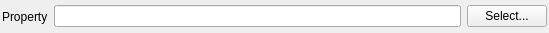
<?xml version="1.0" encoding="UTF-8"?>
<ui version="4.0">
 <class>OutputPathWidget</class>
 <widget class="QFrame" name="OutputPathWidget">
  <property name="geometry">
   <rect>
    <x>0</x>
    <y>0</y>
    <width>549</width>
    <height>33</height>
   </rect>
  </property>
  <layout class="QHBoxLayout" name="horizontalLayout">
   <property name="leftMargin">
    <number>2</number>
   </property>
   <property name="topMargin">
    <number>2</number>
   </property>
   <property name="rightMargin">
    <number>2</number>
   </property>
   <property name="bottomMargin">
    <number>2</number>
   </property>
   <item>
    <widget class="QLabel" name="label">
     <property name="text">
      <string>Property</string>
     </property>
    </widget>
   </item>
   <item>
    <widget class="QtSFSDropLineEdit" name="value"/>
   </item>
   <item>
    <widget class="QPushButton" name="selectBtn">
     <property name="text">
      <string>Select...</string>
     </property>
    </widget>
   </item>
  </layout>
 </widget>
 <customwidgets>
  <customwidget>
   <class>QtSFSDropLineEdit</class>
   <extends>QLineEdit</extends>
   <header location="global">QtSFSDropLineEdit.h</header>
  </customwidget>
 </customwidgets>
 <resources>
  <include location="../../icons/images/Icons.qrc"/>
 </resources>
 <connections/>
</ui>
